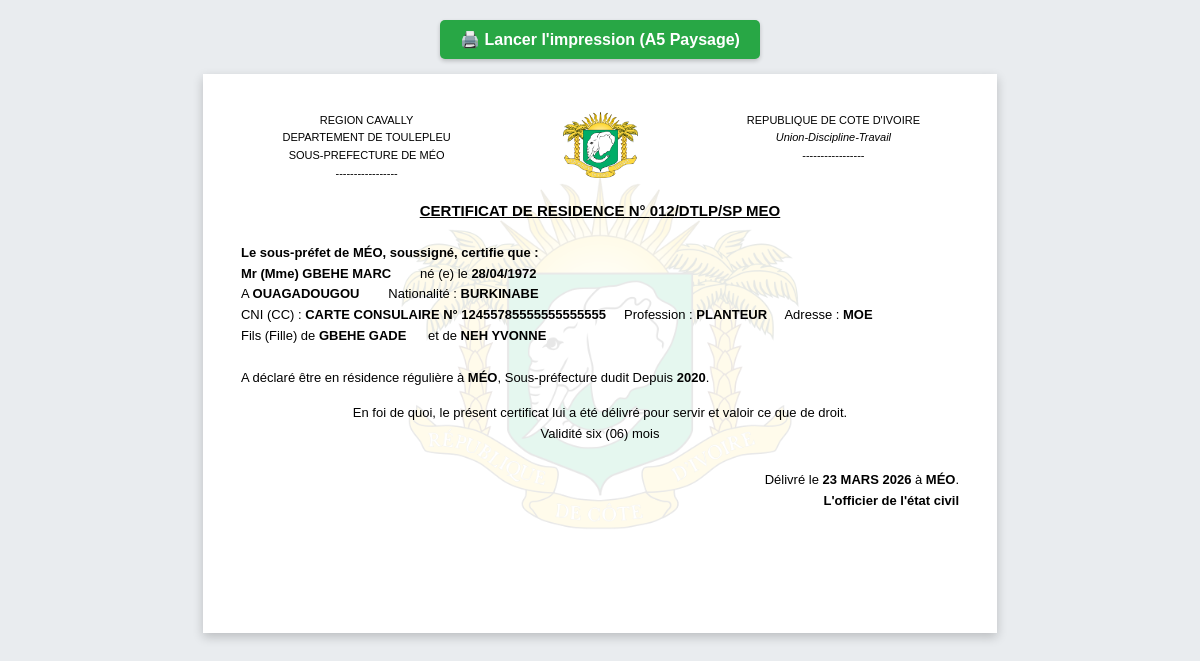
/certificat/1/imprimer/, run on the app's committed database.
### registre/models.py (models this page shows, shortened)
class Structure(models.Model):
    region = models.CharField(max_length=100, verbose_name="Région", null=True, blank=True, help_text="Ex: DU CAVALLY")
    prefecture = models.CharField(max_length=100, verbose_name="Département / Préfecture")
    sous_prefecture = models.CharField(max_length=100, verbose_name="Sous-Préfecture")
    nom_centre = models.CharField(max_length=100, verbose_name="Nom du centre")
    class Meta:
        verbose_name = "Structure Administrative"
        verbose_name_plural = "Structures Administratives"

class CertificatResidence(models.Model):
    numero_certificat = models.CharField(max_length=50, verbose_name="Numéro de Registre", unique=True)
    date_etablissement = models.DateField(verbose_name="Date d'établissement")
    nom = models.CharField(max_length=100, verbose_name="Nom")
    prenoms = models.CharField(max_length=150, verbose_name="Prénoms")
    sexe = models.CharField(max_length=1, choices=[('M', 'Masculin'), ('F', 'Féminin')], default='M', verbose_name="Sexe")
    date_naissance = models.DateField(verbose_name="Date de naissance")
    lieu_naissance = models.CharField(max_length=100, verbose_name="Lieu de naissance")
    nationalite = models.CharField(max_length=100, verbose_name="Nationalité")
    profession = models.CharField(max_length=100, verbose_name="Profession", blank=True, null=True)
    piece_identite = models.CharField(max_length=100, verbose_name="Pièce d'identité (Type et N°)", help_text="Ex: CNI (CC) : BF. 38400...")
    adresse_locale = models.CharField(max_length=200, verbose_name="Adresse / Quartier")
    nom_pere = models.CharField(max_length=150, verbose_name="Fils/Fille de (Nom du père)", null=True, blank=True)
    nom_mere = models.CharField(max_length=150, verbose_name="et de (Nom de la mère)", null=True, blank=True)
    resident_depuis = models.CharField(max_length=4, verbose_name="Résident depuis (Année)", help_text="Ex: 2020", null=True, blank=True)
    class Meta:
        verbose_name = "Certificat de Résidence"
        verbose_name_plural = "Certificats de Résidence"

### registre/views.py (the view)
# urls.py: path('certificat/<int:certificat_id>/imprimer/', views.imprimer_certificat_residence, name='imprimer_certificat'),
def imprimer_certificat_residence(request, certificat_id):
    certificat = get_object_or_404(CertificatResidence, id=certificat_id)
    structure = Structure.objects.first()
    context = {
        'certificat': certificat,
        'structure': structure,
    }
    return render(request, 'registre/certificat_residence_print.html', context)

### registre/context_processors.py (called while the page is built)
def infos_structure(request):
    try:
        structure = Structure.objects.first()
        if structure and structure.sous_prefecture:
            nom = f"Sous-Préfecture de {structure.sous_prefecture}"
        else:
            nom = "Sous-Préfecture"
    except Exception:
        nom = "Sous-Préfecture"
    return {'nom_structure_dynamique': nom}

### registre/templates/registre/certificat_residence_print.html (shortened to what this page needs)
{% load static %}
<!DOCTYPE html>
<html lang="fr">
<head>
</head>
<body>
    <div style="text-align: center; margin-bottom: 15px;" class="btn-print">
        <button onclick="window.print()" style="background: #28a745; color: white; padding: 10px 20px; font-size: 16px; border: none; border-radius: 5px; cursor: pointer; font-weight: bold; box-shadow: 0 2px 4px rgba(0,0,0,0.2);">
            🖨️ Lancer l'impression (A5 Paysage)
        </button>
    </div>
    <div class="page">
        <img src="{% static 'registre/logo.png' %}" class="watermark" alt="Emblème CI Filigrane">
        <div class="content-wrapper">
            <div class="header">
                <div class="header-gauche">
                    <div>REGION {% if structure.region %}{{ structure.region|upper }}{% else %}................{% endif %}</div>
                    <div>DEPARTEMENT DE {% if structure.prefecture %}{{ structure.prefecture|upper }}{% else %}................{% endif %}</div>
                    <div>SOUS-PREFECTURE DE {% if structure.sous_prefecture %}{{ structure.sous_prefecture|upper }}{% else %}................{% endif %}</div>
                    <div>-----------------</div>
                </div>
                <div class="header-centre">
                    <img src="{% static 'registre/logo.png' %}" class="logo-ci-header" alt="Armoiries CI Header">
                </div>
                <div class="header-droite">
                    <div>REPUBLIQUE DE COTE D'IVOIRE</div>
                    <div style="font-style: italic;">Union-Discipline-Travail</div>
                    <div>-----------------</div>
                </div>
            </div>
            <div class="titre-doc">
                CERTIFICAT DE RESIDENCE N° {{ certificat.numero_certificat }}</div>
            <div class="corps-texte">
                <strong class="intro-sp">Le sous-préfet de {% if structure.sous_prefecture %}{{ structure.sous_prefecture|upper }}{% else %}................{% endif %}, soussigné, certifie que :</strong><br>
                <strong>Mr (Mme) {{ certificat.nom|upper }} {{ certificat.prenoms|upper }}</strong> &nbsp;&nbsp;&nbsp;&nbsp;&nbsp;&nbsp; né (e) le <strong>{{ certificat.date_naissance|date:"d/m/Y" }}</strong><br>
                A <strong>{{ certificat.lieu_naissance|upper }}</strong> &nbsp;&nbsp;&nbsp;&nbsp;&nbsp;&nbsp; Nationalité : <strong>{{ certificat.nationalite|upper }}</strong><br>
                CNI (CC) : <strong>{{ certificat.piece_identite }}</strong> &nbsp;&nbsp;&nbsp; Profession : <strong>{% if certificat.profession %}{{ certificat.profession }}{% else %}NEANT{% endif %}</strong> &nbsp;&nbsp;&nbsp; Adresse : <strong>{{ certificat.adresse_locale }}</strong><br>
                Fils (Fille) de <strong>{% if certificat.nom_pere %}{{ certificat.nom_pere|upper }}{% else %}.............................{% endif %}</strong> &nbsp;&nbsp;&nbsp;&nbsp; et de <strong>{% if certificat.nom_mere %}{{ certificat.nom_mere|upper }}{% else %}.............................{% endif %}</strong><br><br>
                A déclaré être en résidence régulière à <strong>{% if structure.sous_prefecture %}{{ structure.sous_prefecture|upper }}{% else %}................{% endif %}</strong>, Sous-préfecture dudit Depuis <strong>{{ certificat.resident_depuis }}</strong>.<br>
                <div style="text-align: center; margin-top: 15px;">
                    En foi de quoi, le présent certificat lui a été délivré pour servir et valoir ce que de droit.<br>
                    Validité six (06) mois
                </div>
            </div>
            <div class="signature">
                Délivré le <strong>
                {% if certificat.date_etablissement.day == 1 %}
                    premier
                {% else %}
                    {{ certificat.date_etablissement|date:"d" }}
                {% endif %}
                {{ certificat.date_etablissement|date:"F Y"|upper }}
                </strong> à <strong>{% if structure.sous_prefecture %}{{ structure.sous_prefecture|upper }}{% else %}................{% endif %}</strong>.<br>
                <strong>L'officier de l'état civil</strong>
            </div>
        </div>
    </div>
</body>
</html>

### registre/templates/registre/certificat_residence_print.html (style rules this page uses)
body { background: #e9ecef; font-family: "Arial", sans-serif; color: #000; margin: 0; padding: 20px; font-size: 13px; line-height: 1.6; }
.page { background: #fff; width: 210mm; min-height: 148mm; margin: 0 auto; padding: 10mm; box-sizing: border-box; position: relative; box-shadow: 0 4px 10px rgba(0,0,0,0.2); overflow: hidden; }
.watermark { position: absolute; top: 50%; left: 50%; transform: translate(-50%, -50%); width: 50%; opacity: 0.1; pointer-events: none; z-index: 0; }
.content-wrapper { position: relative; z-index: 1; }
.header { display: flex; justify-content: space-between; align-items: flex-start; margin-bottom: 15px; font-size: 11px; }
.header-gauche, .header-droite { width: 35%; text-align: center; }
.header-centre { width: 20%; text-align: center; }
.logo-ci-header { width: 75px; height: auto; }
.titre-doc { text-align: center; font-weight: bold; font-size: 15px; margin: 15px 0 20px 0; text-decoration: underline; }
.corps-texte { text-align: justify; }
.intro-sp { margin-bottom: 5px; }
.signature { margin-top: 25px; text-align: right; }

### data on the page
Structure: region "CAVALLY", prefecture "TOULEPLEU", sous_prefecture "MÉO"
CertificatResidence: numero_certificat "012/DTLP/SP MEO", nom "GBEHE", prenoms "MARC", date_naissance "28/04/1972", lieu_naissance "OUAGADOUGOU", nationalite "BURKINABE", piece_identite "CARTE CONSULAIRE N° 12455785555555555555", profession "PLANTEUR", adresse_locale "MOE", nom_pere "GBEHE GADE", nom_mere "NEH YVONNE", resident_depuis "2020", date_etablissement "23", date_etablissement "MARS 2026"
